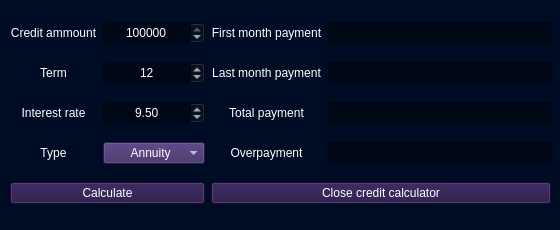
<?xml version="1.0" encoding="UTF-8"?>
<ui version="4.0">
 <class>CreditCalcWindow</class>
 <widget class="QMainWindow" name="CreditCalcWindow">
  <property name="geometry">
   <rect>
    <x>0</x>
    <y>0</y>
    <width>560</width>
    <height>230</height>
   </rect>
  </property>
  <property name="windowTitle">
   <string>MainWindow</string>
  </property>
  <property name="styleSheet">
   <string notr="true">background-color: rgb(0, 12, 36)</string>
  </property>
  <widget class="QWidget" name="centralwidget">
   <widget class="QWidget" name="gridLayoutWidget">
    <property name="geometry">
     <rect>
      <x>10</x>
      <y>10</y>
      <width>541</width>
      <height>211</height>
     </rect>
    </property>
    <layout class="QGridLayout" name="gridLayout">
     <item row="2" column="2">
      <widget class="QLabel" name="label_7">
       <property name="styleSheet">
        <string notr="true">color: rgb(255, 255, 255);</string>
       </property>
       <property name="text">
        <string>Total payment</string>
       </property>
       <property name="alignment">
        <set>Qt::AlignCenter</set>
       </property>
      </widget>
     </item>
     <item row="2" column="1">
      <widget class="QDoubleSpinBox" name="doubleSpinBox_rate">
       <property name="styleSheet">
        <string notr="true">background-color: rgb(0, 7, 22);
color: rgb(255, 255, 255);</string>
       </property>
       <property name="alignment">
        <set>Qt::AlignCenter</set>
       </property>
       <property name="decimals">
        <number>2</number>
       </property>
       <property name="minimum">
        <double>0.010000000000000</double>
       </property>
       <property name="maximum">
        <double>100.000000000000000</double>
       </property>
       <property name="singleStep">
        <double>0.100000000000000</double>
       </property>
       <property name="value">
        <double>9.500000000000000</double>
       </property>
      </widget>
     </item>
     <item row="3" column="0">
      <widget class="QLabel" name="label_4">
       <property name="styleSheet">
        <string notr="true">color: rgb(255, 255, 255);</string>
       </property>
       <property name="text">
        <string>Type</string>
       </property>
       <property name="alignment">
        <set>Qt::AlignCenter</set>
       </property>
      </widget>
     </item>
     <item row="0" column="1">
      <widget class="QDoubleSpinBox" name="doubleSpinBox_ammount">
       <property name="styleSheet">
        <string notr="true">background-color: rgb(0, 7, 22);
color: rgb(255, 255, 255);</string>
       </property>
       <property name="alignment">
        <set>Qt::AlignCenter</set>
       </property>
       <property name="decimals">
        <number>0</number>
       </property>
       <property name="minimum">
        <double>0.000000000000000</double>
       </property>
       <property name="maximum">
        <double>100000000.000000000000000</double>
       </property>
       <property name="singleStep">
        <double>1000.000000000000000</double>
       </property>
       <property name="value">
        <double>100000.000000000000000</double>
       </property>
      </widget>
     </item>
     <item row="1" column="0">
      <widget class="QLabel" name="label_2">
       <property name="styleSheet">
        <string notr="true">color: rgb(255, 255, 255);</string>
       </property>
       <property name="text">
        <string>Term</string>
       </property>
       <property name="alignment">
        <set>Qt::AlignCenter</set>
       </property>
      </widget>
     </item>
     <item row="0" column="0">
      <widget class="QLabel" name="label">
       <property name="styleSheet">
        <string notr="true">color: rgb(255, 255, 255);</string>
       </property>
       <property name="text">
        <string>Credit ammount</string>
       </property>
       <property name="alignment">
        <set>Qt::AlignCenter</set>
       </property>
      </widget>
     </item>
     <item row="3" column="1">
      <widget class="QComboBox" name="comboBox_type">
       <property name="styleSheet">
        <string notr="true">background-color: rgb(58, 38, 96);
color: rgb(255, 255, 255);</string>
       </property>
       <item>
        <property name="text">
         <string>       Annuity</string>
        </property>
       </item>
       <item>
        <property name="text">
         <string>Differentiated</string>
        </property>
       </item>
      </widget>
     </item>
     <item row="1" column="2">
      <widget class="QLabel" name="label_6">
       <property name="styleSheet">
        <string notr="true">color: rgb(255, 255, 255);</string>
       </property>
       <property name="text">
        <string>Last month payment</string>
       </property>
       <property name="alignment">
        <set>Qt::AlignCenter</set>
       </property>
      </widget>
     </item>
     <item row="0" column="2">
      <widget class="QLabel" name="label_5">
       <property name="styleSheet">
        <string notr="true">color: rgb(255, 255, 255);</string>
       </property>
       <property name="text">
        <string>First month payment</string>
       </property>
       <property name="alignment">
        <set>Qt::AlignCenter</set>
       </property>
      </widget>
     </item>
     <item row="2" column="0">
      <widget class="QLabel" name="label_3">
       <property name="styleSheet">
        <string notr="true">color: rgb(255, 255, 255);</string>
       </property>
       <property name="text">
        <string>Interest rate</string>
       </property>
       <property name="alignment">
        <set>Qt::AlignCenter</set>
       </property>
      </widget>
     </item>
     <item row="4" column="0" colspan="2">
      <widget class="QPushButton" name="calculate_button">
       <property name="styleSheet">
        <string notr="true">background-color: rgb(34, 17, 67);color: rgb(255, 255, 255);</string>
       </property>
       <property name="text">
        <string>Calculate</string>
       </property>
      </widget>
     </item>
     <item row="1" column="1">
      <widget class="QDoubleSpinBox" name="doubleSpinBox_term">
       <property name="styleSheet">
        <string notr="true">background-color: rgb(0, 7, 22);
color: rgb(255, 255, 255);</string>
       </property>
       <property name="alignment">
        <set>Qt::AlignCenter</set>
       </property>
       <property name="decimals">
        <number>0</number>
       </property>
       <property name="minimum">
        <double>1.000000000000000</double>
       </property>
       <property name="maximum">
        <double>1000.000000000000000</double>
       </property>
       <property name="singleStep">
        <double>1.000000000000000</double>
       </property>
       <property name="value">
        <double>12.000000000000000</double>
       </property>
      </widget>
     </item>
     <item row="3" column="2">
      <widget class="QLabel" name="label_8">
       <property name="styleSheet">
        <string notr="true">color: rgb(255, 255, 255);</string>
       </property>
       <property name="text">
        <string>Overpayment</string>
       </property>
       <property name="alignment">
        <set>Qt::AlignCenter</set>
       </property>
      </widget>
     </item>
     <item row="0" column="3">
      <widget class="QLineEdit" name="lineEdit_fpayment">
       <property name="styleSheet">
        <string notr="true">background-color: rgb(0, 7, 22);
color: rgb(255, 255, 255);</string>
       </property>
       <property name="alignment">
        <set>Qt::AlignCenter</set>
       </property>
       <property name="readOnly">
        <bool>true</bool>
       </property>
      </widget>
     </item>
     <item row="1" column="3">
      <widget class="QLineEdit" name="lineEdit_spayment">
       <property name="styleSheet">
        <string notr="true">background-color: rgb(0, 7, 22);
color: rgb(255, 255, 255);</string>
       </property>
       <property name="alignment">
        <set>Qt::AlignCenter</set>
       </property>
       <property name="readOnly">
        <bool>true</bool>
       </property>
      </widget>
     </item>
     <item row="2" column="3">
      <widget class="QLineEdit" name="lineEdit_tpayment">
       <property name="styleSheet">
        <string notr="true">background-color: rgb(0, 7, 22);
color: rgb(255, 255, 255);</string>
       </property>
       <property name="alignment">
        <set>Qt::AlignCenter</set>
       </property>
       <property name="readOnly">
        <bool>true</bool>
       </property>
      </widget>
     </item>
     <item row="3" column="3">
      <widget class="QLineEdit" name="lineEdit_overpayment">
       <property name="styleSheet">
        <string notr="true">background-color: rgb(0, 7, 22);
color: rgb(255, 255, 255);</string>
       </property>
       <property name="alignment">
        <set>Qt::AlignCenter</set>
       </property>
       <property name="readOnly">
        <bool>true</bool>
       </property>
      </widget>
     </item>
     <item row="4" column="2" colspan="2">
      <widget class="QPushButton" name="close_button">
       <property name="styleSheet">
        <string notr="true">background-color: rgb(34, 17, 67);color: rgb(255, 255, 255);</string>
       </property>
       <property name="text">
        <string>Close credit calculator</string>
       </property>
      </widget>
     </item>
    </layout>
   </widget>
  </widget>
 </widget>
 <resources/>
 <connections/>
</ui>
